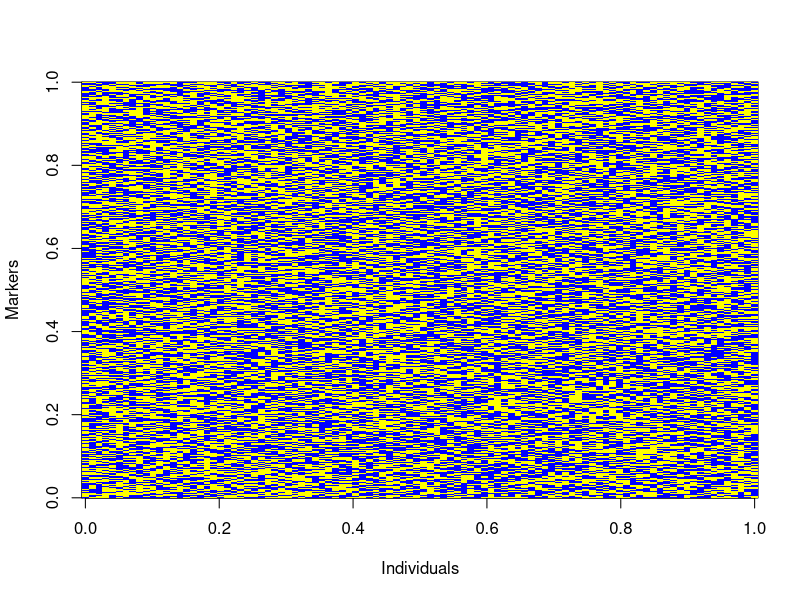
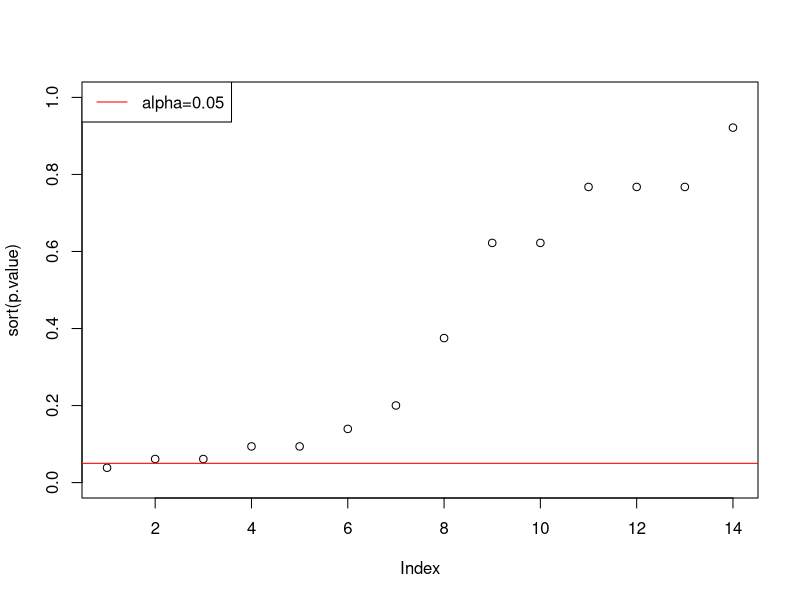
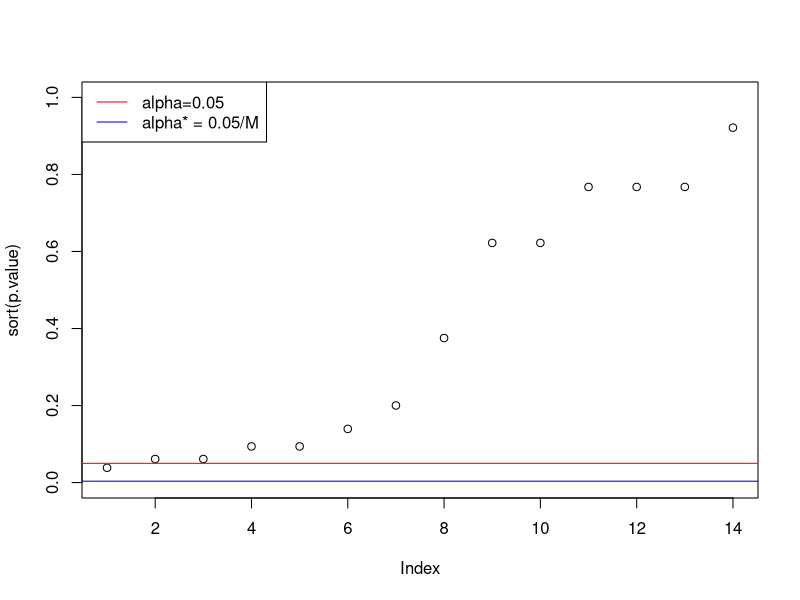
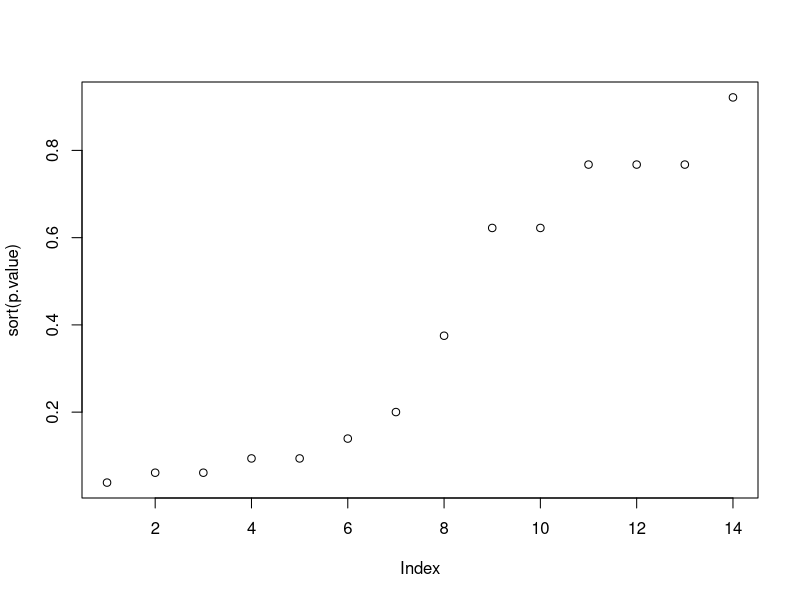

These charts were generated, in order, by the following R code:
## ---- chunk 1
set.seed(123) # make sure results are reproduceable
mrk1 <- sample(x = c(0,1), size = 100, replace = TRUE, prob = c(0.5, 0.5))
table(mrk1)
## ---- chunk 2
M <- 1000 # number of markers
N <- 100 # number of individuals
geno <- matrix(data = NA, nrow = N, ncol =M) # intialize an empty matrix to store the results
colnames(geno) <- paste0("Mrk", 1:M)
rownames(geno) <- paste0("Ind", 1:N)
geno[c(1:5), c(1:10)]
for  (m in 1:M) {geno[,m] <- sample(x =c(0,1), size = N, replace = TRUE, prob = c(0.5, 0.5))}
geno[c(1:5), c(1:10)] # show the 5 first rows and 10 first columns
## ---- chunk 3
image(geno, ylab = "Markers", xlab = "Individuals", col = c("yellow", "blue"))
## ---- chunk 4
data <- read.csv(file = "data/mouse.csv", header = TRUE)
data <- data[-1,-1]
head(data)
dim(data)
## ---- chunk 5
M <- 14 # numebr of markers
N <- 103 # number of individuals

## ---- chunk 6
exp <- c(0.5, 0.5) # the expected # the expected proportion between categories in a BC and this proportion depend upon the type of marker e.g.  dominant , co-dominant or recessive markers
p.value <- rep(NA, M) # initializes an object to store the p-values
for (m in 1:M) {
  print(m)
  obs <- table(data[,m])
  p.value[m] <- chisq.test(x = obs, p= exp)$p.value
}
p.value
## ---- chunk 7
plot(sort(p.value), ylim = c(0,1)) # plot of ordered p-values
abline(h = 0.05,  col = "red")
legend("topleft", legend=c("alpha=0.05"), col=c("red"), lty=1)
## ---- chunk 8
plot(sort(p.value), ylim = c(0,1)) # plot of ordered p-values
abline(h = c(0.05, 0.05/M) ,  col = c("red", "blue"))
legend("topleft", legend=c("alpha=0.05", "alpha* = 0.05/M"), col=c("red", "blue"), lty=1)
## ---- chunk 9
table(p.value < 0.05/M)
plot(sort(p.value))
abline(h = c())
